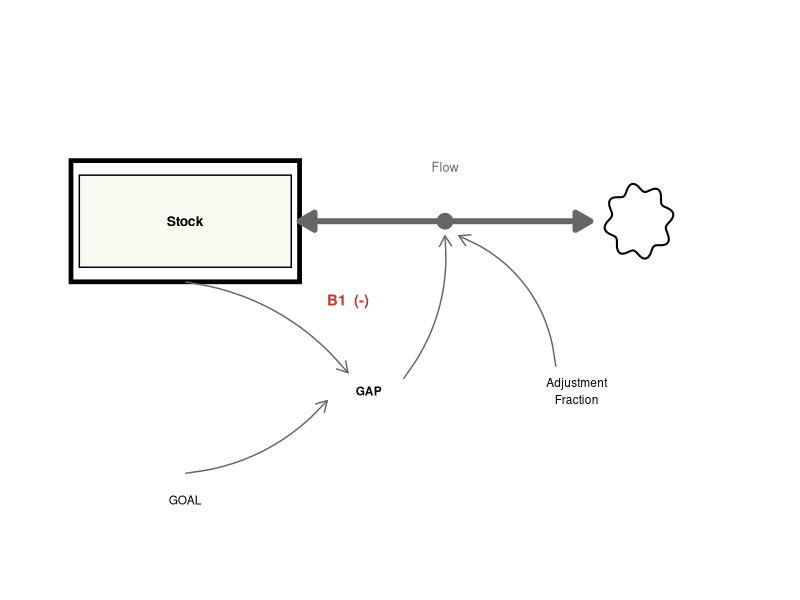
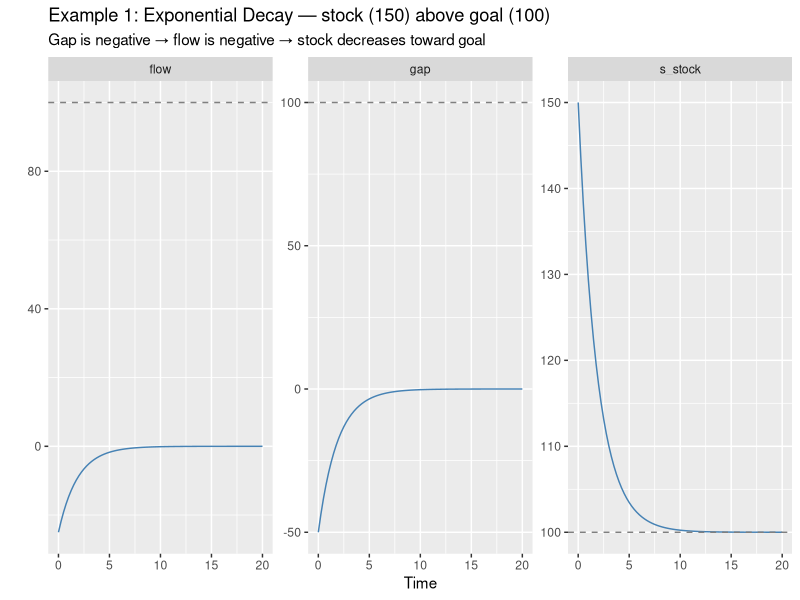
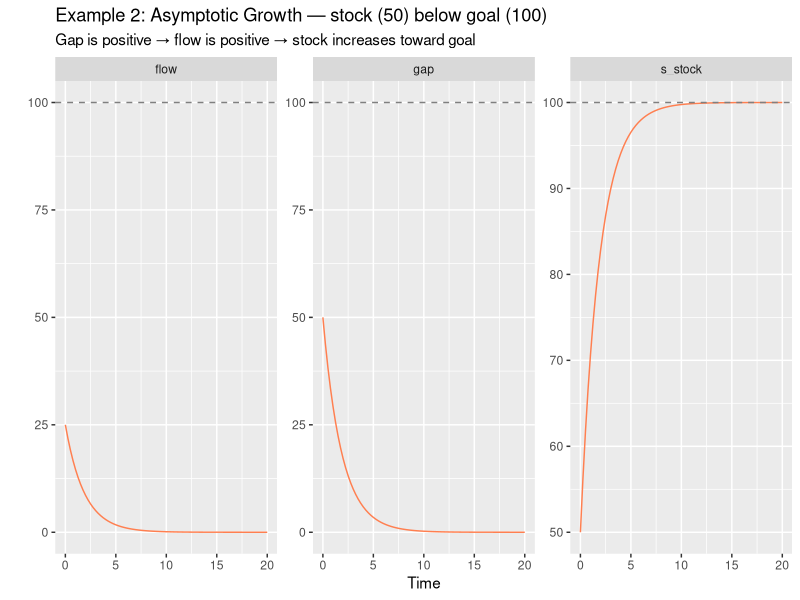
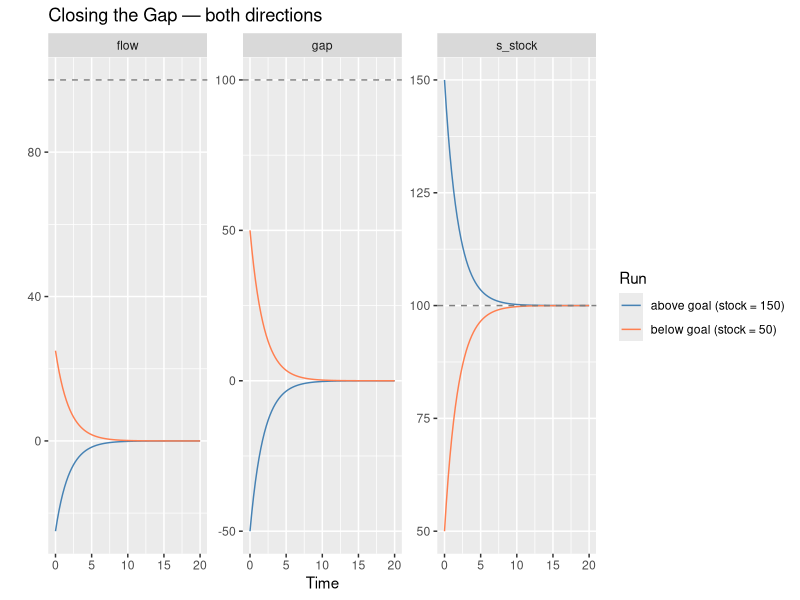

R code for these plots, in order:
## ---- chunk 1
knitr::opts_chunk$set(echo = TRUE)
library(deSolve)
library(tidyverse)

make_cloud <- function(cx, cy, w = 0.45, h = 0.28) {
  theta <- seq(0, 2 * pi, length.out = 200)
  bump  <- 1 + 0.12 * sin(8 * theta)
  tibble(x = cx + w * bump * cos(theta), y = cy + h * bump * sin(theta))
}

make_ellipse <- function(cx, cy, rx = 1.4, ry = 0.42) {
  theta <- seq(0, 2 * pi, length.out = 100)
  tibble(x = cx + rx * cos(theta), y = cy + ry * sin(theta))
}

flow_arrow    <- arrow(length = unit(0.44, "cm"), type = "closed")
flow_arrow_bi <- arrow(ends = "both", length = unit(0.44, "cm"), type = "closed")
info_arrow    <- arrow(length = unit(0.32, "cm"), type = "open")

draw_neg_feedback_simple <- function(stock_label, flow_label, param_label) {
  ggplot() +
    annotate("rect", xmin = 0.8, xmax = 4.8, ymin = 2.0, ymax = 3.0,
             fill = "white", colour = "black", linewidth = 1.6) +
    annotate("rect", xmin = 0.92, xmax = 4.68, ymin = 2.12, ymax = 2.88,
             fill = "#fafaf0", colour = "black", linewidth = 0.5) +
    annotate("text", x = 2.8, y = 2.5, label = stock_label,
             size = 3.5, fontface = "bold") +
    annotate("segment", x = 4.8, xend = 7.8, y = 2.5, yend = 2.5,
             linewidth = 2, colour = "#d45b4e", arrow = flow_arrow) +
    annotate("text", x = 6.3, y = 2.95, label = flow_label,
             size = 3.2, colour = "#d45b4e") +
    geom_polygon(data = make_cloud(8.5, 2.5), aes(x, y),
                 fill = "white", colour = "black", linewidth = 0.7) +
    annotate("text", x = 6.3, y = 1.3, label = param_label, size = 3.0) +
    annotate("segment", x = 6.3, xend = 6.3, y = 1.55, yend = 2.42,
             linetype = "dashed", colour = "grey40", arrow = info_arrow) +
    geom_curve(data = data.frame(x = 2.8, y = 2.0, xend = 6.3, yend = 2.35),
               aes(x = x, y = y, xend = xend, yend = yend),
               curvature = 0.45, linetype = "dashed", colour = "grey40",
               arrow = info_arrow) +
    annotate("text", x = 4.5, y = 1.0, label = "B1  (-)", size = 3.8,
             colour = "#c0392b", fontface = "bold") +
    theme_void() +
    coord_cartesian(xlim = c(0, 10), ylim = c(0.5, 4.5))
}
## ---- chunk 2
#| label: generic
#| echo: false
#| fig-align: center
#| fig-width: 8
#| fig-height: 4
#| fig-cap: "**Negative feedback generic**"

valve_x <- 5.9
valve_y <- 3.2

ggplot() +
  # Stock
  annotate("rect", xmin = 0.5, xmax = 3.8, ymin = 2.7, ymax = 3.7,
           fill = "white", colour = "black", linewidth = 1.6) +
  annotate("rect", xmin = 0.62, xmax = 3.68, ymin = 2.82, ymax = 3.58,
           fill = "#fafaf0", colour = "black", linewidth = 0.5) +
  annotate("text", x = 2.15, y = 3.2, label = "Stock",
           size = 3.5, fontface = "bold") +
  # Net flow arrow (bi-flow): Flow
  annotate("segment", x = 3.8, xend = 8.0, y = valve_y, yend = valve_y,
           linewidth = 2, colour = "grey40", arrow = flow_arrow_bi) +
  annotate("point", x = valve_x, y = valve_y, size = 5, colour = "grey40") +
  annotate("text", x = valve_x, y = 3.65, label = "Flow",
           size = 3.2, colour = "grey40") +
  # Sink cloud
  geom_polygon(data = make_cloud(8.7, valve_y), aes(x, y),
               fill = "white", colour = "black", linewidth = 0.7) +
  # Auxiliary: GAP (bold — calculated value)
  annotate("text", x = 4.8, y = 1.8, label = "GAP", size = 3.0, fontface = "bold") +
  # Parameter: GOAL
  annotate("text", x = 2.15, y = 0.9, label = "GOAL", size = 3.0) +
  # Parameter: Adjustment Fraction
  annotate("text", x = 7.8, y = 1.8, label = "Adjustment\nFraction", size = 3.0) +
  # Info: Stock → GAP
  geom_curve(
    data = data.frame(x = 2.15, y = 2.7, xend = 4.5, yend = 1.95),
    aes(x = x, y = y, xend = xend, yend = yend),
    curvature = -0.2, colour = "grey40", linewidth = 0.5, arrow = info_arrow
  ) +
  # Info: GOAL → GAP
  geom_curve(
    data = data.frame(x = 2.15, y = 1.12, xend = 4.2, yend = 1.72),
    aes(x = x, y = y, xend = xend, yend = yend),
    curvature = 0.2, colour = "grey40", linewidth = 0.5, arrow = info_arrow
  ) +
  # Info: GAP → Flow valve
  geom_curve(
    data = data.frame(x = 5.3, y = 1.9, xend = valve_x, yend = valve_y - 0.12),
    aes(x = x, y = y, xend = xend, yend = yend),
    curvature = 0.2, colour = "grey40", linewidth = 0.5, arrow = info_arrow
  ) +
  # Info: Adjustment Fraction → Flow valve
  geom_curve(
    data = data.frame(x = 7.5, y = 2.0, xend = valve_x + 0.2, yend = valve_y - 0.12),
    aes(x = x, y = y, xend = xend, yend = yend),
    curvature = 0.3, colour = "grey40", linewidth = 0.5, arrow = info_arrow
  ) +
  # Loop label
  annotate("text", x = 4.5, y = 2.55, label = "B1  (-)", size = 3.8,
           colour = "#c0392b", fontface = "bold") +
  theme_void() +
  coord_cartesian(xlim = c(0, 10.5), ylim = c(0.3, 4.8))
## ---- chunk 3
START <- 0; FINISH <- 20; STEP <- 0.25
simtime <- seq(START, FINISH, by = STEP)
## ---- chunk 4
params <- c(p_goal            = 100,  # units — desired level of the stock
            p_adjustment_time = 2)    # time  — time constant
## ---- chunk 5
model <- function(time, stocks, params) {
  with(as.list(c(stocks, params)), {

    c_gap  <- p_goal - s_stock             # units      — positive: below goal; negative: above goal
    f_adjusting <- c_gap / p_adjustment_time    # units/time — sign drives growth or decay

    ds_dt <- f_adjusting

    return(list(c(ds_dt),
                gap  = c_gap,
                flow = f_adjusting))
  })
}
## ---- chunk 6
output_decay <- data.frame(
  ode(y = c(s_stock = 150), times = simtime, func = model,
      parms = params, method = "euler")
) %>%
  gather(key = "variable", value = "value", s_stock:flow)

ggplot() +
  geom_line(data = output_decay, aes(x = time, y = value), colour = "steelblue") +
  geom_hline(yintercept = params["p_goal"], linetype = "dashed", colour = "grey50") +
  facet_wrap(vars(variable), scales = "free") +
  xlab("Time") +
  ylab("") +
  labs(title    = "Example 1: Exponential Decay — stock (150) above goal (100)",
       subtitle = "Gap is negative → flow is negative → stock decreases toward goal")
## ---- chunk 7
output_growth <- data.frame(
  ode(y = c(s_stock = 50), times = simtime, func = model,
      parms = params, method = "euler")
) %>%
  gather(key = "variable", value = "value", s_stock:flow)

ggplot() +
  geom_line(data = output_growth, aes(x = time, y = value), colour = "coral") +
  geom_hline(yintercept = params["p_goal"], linetype = "dashed", colour = "grey50") +
  facet_wrap(vars(variable), scales = "free") +
  xlab("Time") +
  ylab("") +
  labs(title    = "Example 2: Asymptotic Growth — stock (50) below goal (100)",
       subtitle = "Gap is positive → flow is positive → stock increases toward goal")
## ---- chunk 8
bind_rows(
  output_decay  %>% mutate(run = "above goal (stock = 150)"),
  output_growth %>% mutate(run = "below goal (stock = 50)")
) %>%
  ggplot(aes(x = time, y = value, colour = run)) +
  geom_line() +
  geom_hline(yintercept = params["p_goal"], linetype = "dashed", colour = "grey50") +
  facet_wrap(vars(variable), scales = "free") +
  xlab("Time") +
  ylab("") +
  scale_colour_manual(values = c("above goal (stock = 150)" = "steelblue",
                                 "below goal (stock = 50)"  = "coral")) +
  labs(title  = "Closing the Gap — both directions",
       colour = "Run")
